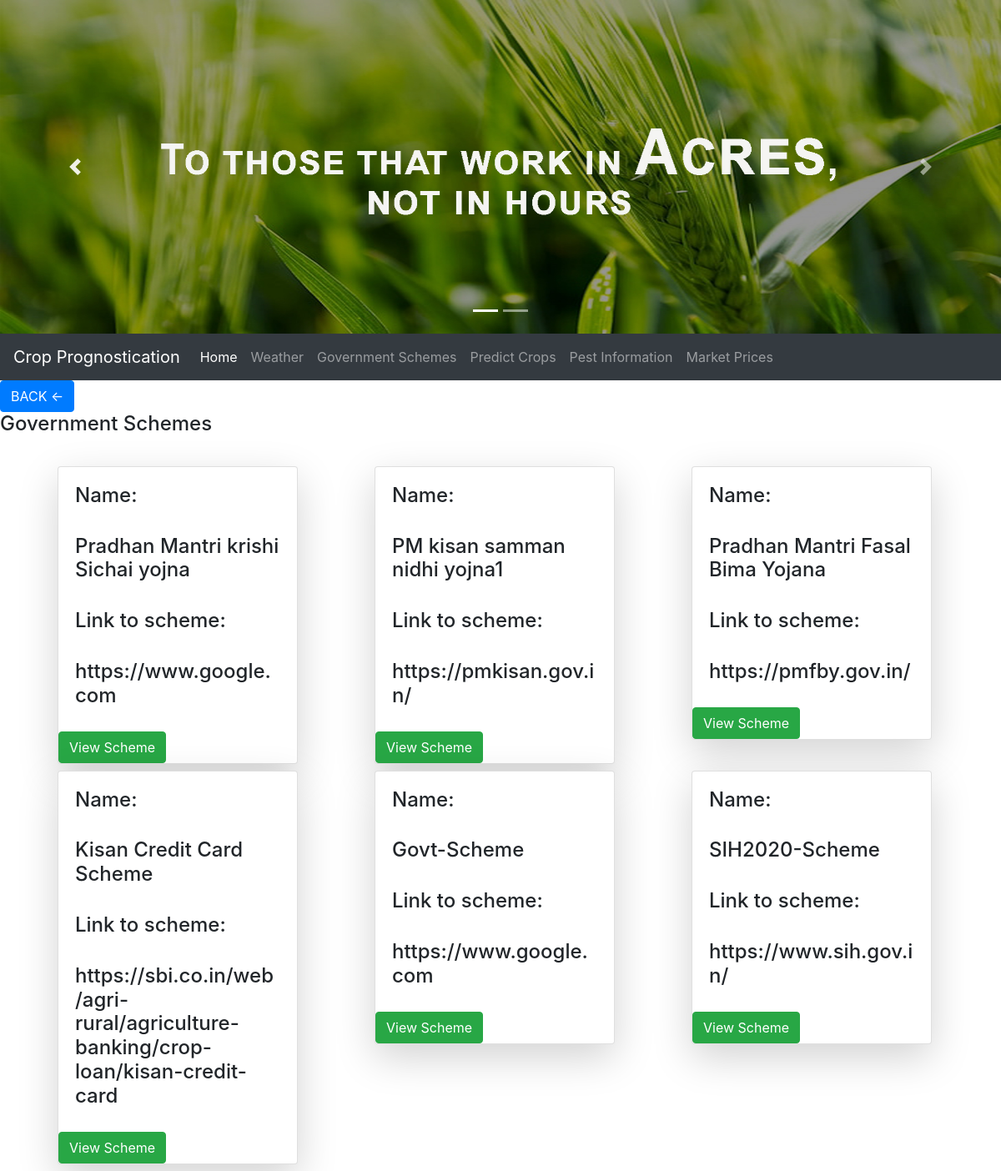
The page /govtschemes on the database its author committed.
### accounts/models.py (models this page shows, shortened)
class LoanSchemeForFarmers(models.Model):
    loan_id=models.AutoField
    info=models.TextField()
    scheme_name=models.CharField(max_length=200)

### accounts/views.py (the view)
# urls.py: path('govtschemes', views.govtschemes,name='govtschemes'),
def govtschemes(request):
    l=LoanSchemeForFarmers.objects.values('scheme_name','info')
    lis=[]
    for i in l:
        lis.append(i)
    dic={'dic':lis}
    print(dic)
    return render(request,'accounts/govschemes.html',dic)

### accounts/templates/accounts/govschemes.html (shortened to what this page needs)
{% extends 'accounts/FarmerPage.html' %}
{% block body %}
{% if dic %}
    <a href="predictMPG"><button class="btn btn-primary cart">BACK <-</button></a>
	<h4 class="card-title">Government Schemes</h4>
	<br>
         <div class="container">
             <div class="row ">
              {% for i in dic %}
                     <div class="col-sm-4">
                         <div class="card shadow-lg mb-2 bg-white rounded ml-4" style="width: 18rem;">
                             <div class="card-body">
                                 <h4>Name: </h4>
                                 <br>
                                 <h4>{{i.scheme_name}}</h4>
                                 <br>
                                 <h4>Link to scheme:</h4>
                                 <br>
                                 <h4>{{i.info}}</h4>
                             </div>
                             <form action="/schemepmkisan" method="post">
                                 <button type="submit" value="submit" class="btn btn-success scart">View Scheme</button>
                             </form>
                       </div>
                    </div>
               {% endfor %}
         </div>
    </div>
	{% endif %}
{% endblock %}

### rows shown on the page
LoanSchemeForFarmers: scheme_name "Pradhan Mantri krishi Sichai yojna", info "https://www.google.com"
LoanSchemeForFarmers: scheme_name "PM kisan samman nidhi yojna1", info "https://pmkisan.gov.in/"
LoanSchemeForFarmers: scheme_name "Pradhan Mantri Fasal Bima Yojana", info "https://pmfby.gov.in/"
LoanSchemeForFarmers: scheme_name "Kisan Credit Card Scheme", info "https://sbi.co.in/web/agri-rural/agriculture-banking/crop-loan/kisan-credit-card"
LoanSchemeForFarmers: scheme_name "Govt-Scheme", info "https://www.google.com"
LoanSchemeForFarmers: scheme_name "SIH2020-Scheme", info "https://www.sih.gov.in/"
